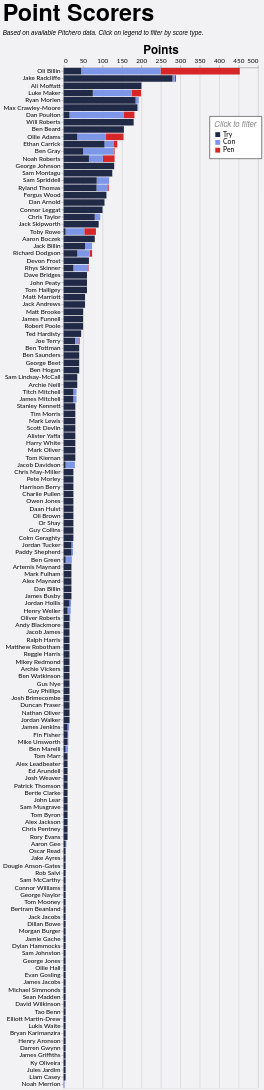

Express this chart as Vega-Lite.
### Vega-Lite specification from a JSON file in a GitHub repository (floating-point values rounded to 4 significant figures; data arrays with more than 128 entries replaced by an {"elided": "..."} marker saying what was removed)
{"config": {"axis": {"labelFont": "Lato, sans-serif", "titleFont": "PT Sans Narrow, Helvetica Neue, Helvetica, Arial, sans-serif", "labelFontSize": 13, "titleFontSize": 24, "gridColor": "#202947", "gridOpacity": 0.2}, "header": {"labelFont": "PT Sans Narrow, Helvetica Neue, Helvetica, Arial, sans-serif", "titleFont": "PT Sans Narrow, Helvetica Neue, Helvetica, Arial, sans-serif", "labelFontSize": 24, "titleFontSize": 28, "labelFontWeight": "bold", "orient": "left"}, "legend": {"labelFont": "Lato, sans-serif", "titleFont": "PT Sans Narrow, Helvetica Neue, Helvetica, Arial, sans-serif", "labelFontSize": 14, "titleFontSize": 16, "titlePadding": 5, "fillColor": "white", "strokeColor": "black", "padding": 10, "titleFontWeight": "lighter", "titleFontStyle": "italic", "titleColor": "gray", "offset": 10}, "title": {"font": "PT Sans Narrow, Helvetica Neue, Helvetica, Arial, sans-serif", "fontSize": 48, "fontWeight": "bold", "anchor": "start", "align": "center", "titlePadding": 20, "subtitlePadding": 10, "subtitleFontSize": 13, "subtitleColor": "", "subtitleFontStyle": "italic", "offset": 15, "color": "black"}, "axisX": {"labelAngle": 0}, "facet": {"title": null, "header": null, "align": {"row": "each", "column": "each"}}, "resolve": {"scale": {"y": "independent", "facet": "independent"}}, "background": "#f2f1f4"}, "data": {"name": "data-01f192288c851e5d0ac8f4f50d182121"}, "mark": {"type": "bar"}, "encoding": {"color": {"field": "event", "legend": {"legendX": 300, "legendY": 100, "orient": "none", "title": "Click to filter"}, "scale": {"domain": ["Try", "Con", "Pen"], "range": ["#202946", "#7d96e8", "#d62728"]}, "type": "nominal"}, "order": {"field": "event_sort", "sort": "ascending", "type": "quantitative"}, "tooltip": [{"field": "player", "title": "Player", "type": "nominal"}, {"field": "event", "title": "Type", "type": "nominal"}, {"aggregate": "sum", "field": "count", "title": "Count", "type": "quantitative"}, {"aggregate": "sum", "field": "Points", "title": "Points", "type": "quantitative"}, {"aggregate": "sum", "field": "A", "title": "Games", "type": "quantitative"}], "x": {"aggregate": "sum", "axis": {"orient": "top", "title": "Points"}, "field": "Points", "type": "quantitative"}, "y": {"field": "player", "sort": "-x", "title": null, "type": "nominal"}}, "height": {"step": 15}, "params": [{"name": "param_1", "select": {"type": "point", "fields": ["event"]}, "bind": "legend"}], "title": {"text": "Point Scorers", "subtitle": "Based on available Pitchero data. Click on legend to filter by score type."}, "transform": [{"filter": {"param": "param_1"}}, {"calculate": "datum.event == 'Try' ? 1 : datum.event == 'Con' ? 2 : datum.event == 'Pen' ? 3 : 4", "as": "event_sort"}], "width": 400, "$schema": "https://vega.github.io/schema/vega-lite/v5.20.1.json", "datasets": {"data-01f192288c851e5d0ac8f4f50d182121": {"elided": "444 records"}}}
